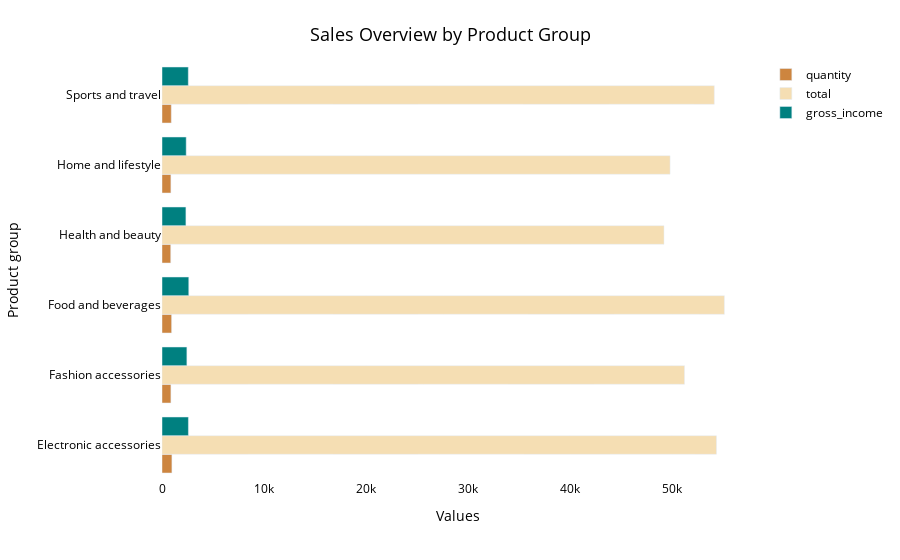

The notebook cell this image was saved under:
### Code cell
fig12= px.bar(prod_sales, y = prod_sales.index, 
                 x = ['quantity','total', 'gross_income'], 
                 color_discrete_sequence = colorcombo2)

# Step 2: Update the layout of the plot

# hide and lock down axes
#fig.update_yaxes(visible=False, fixedrange=True)
fig12.update_layout(title={'text': 'Sales Overview by Product Group',
                    'font': {'color': 'black', 'size': 18}},
                    title_x=0.5, title_y=0.95, xaxis_title='Values', 
                    yaxis_title='Product group', plot_bgcolor='rgba(0,0,0,0)', 
                    paper_bgcolor='rgba(0,0,0,0)', barmode='group', legend_title_text='',
                   font_color='black')

fig12.show()

### Figure 1 — Plotly figure (JSON) as saved in the notebook; plotly's stock layout.template omitted (floating-point values rounded to 4 significant figures)
{"data": [{"alignmentgroup": "True", "hovertemplate": "variable=quantity<br>value=%{x}<br>product_line=%{y}<extra></extra>", "legendgroup": "quantity", "marker": {"color": "peru"}, "name": "quantity", "offsetgroup": "quantity", "orientation": "h", "showlegend": true, "textposition": "auto", "type": "bar", "x": [971, 872, 942, 854, 871, 910], "xaxis": "x", "y": ["Electronic accessories", "Fashion accessories", "Food and beverages", "Health and beauty", "Home and lifestyle", "Sports and travel"], "yaxis": "y"}, {"alignmentgroup": "True", "hovertemplate": "variable=total<br>value=%{x}<br>product_line=%{y}<extra></extra>", "legendgroup": "total", "marker": {"color": "wheat"}, "name": "total", "offsetgroup": "total", "orientation": "h", "showlegend": true, "textposition": "auto", "type": "bar", "x": [54340.0, 51200.0, 55110.0, 49190.0, 49790.0, 54120.0], "xaxis": "x", "y": ["Electronic accessories", "Fashion accessories", "Food and beverages", "Health and beauty", "Home and lifestyle", "Sports and travel"], "yaxis": "y"}, {"alignmentgroup": "True", "hovertemplate": "variable=gross_income<br>value=%{x}<br>product_line=%{y}<extra></extra>", "legendgroup": "gross_income", "marker": {"color": "teal"}, "name": "gross_income", "offsetgroup": "gross_income", "orientation": "h", "showlegend": true, "textposition": "auto", "type": "bar", "x": [2588.0, 2438.0, 2624.0, 2343.0, 2371.0, 2577.0], "xaxis": "x", "y": ["Electronic accessories", "Fashion accessories", "Food and beverages", "Health and beauty", "Home and lifestyle", "Sports and travel"], "yaxis": "y"}], "layout": {"barmode": "group", "font": {"color": "black"}, "legend": {"title": {"text": ""}, "tracegroupgap": 0}, "margin": {"t": 60}, "paper_bgcolor": "rgba(0,0,0,0)", "plot_bgcolor": "rgba(0,0,0,0)", "title": {"font": {"color": "black", "size": 18}, "text": "Sales Overview by Product Group", "x": 0.5, "y": 0.95}, "xaxis": {"anchor": "y", "domain": [0, 1], "title": {"text": "Values"}}, "yaxis": {"anchor": "x", "domain": [0, 1], "title": {"text": "Product group"}}}}
